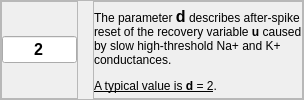
                        <widget class="QFrame" name="d_Izhik_frame">
                         <property name="frameShape">
                          <enum>QFrame::StyledPanel</enum>
                         </property>
                         <property name="frameShadow">
                          <enum>QFrame::Raised</enum>
                         </property>
                         <layout class="QHBoxLayout" name="horizontalLayout_27">
                          <property name="spacing">
                           <number>15</number>
                          </property>
                          <property name="leftMargin">
                           <number>0</number>
                          </property>
                          <property name="topMargin">
                           <number>0</number>
                          </property>
                          <property name="rightMargin">
                           <number>0</number>
                          </property>
                          <property name="bottomMargin">
                           <number>0</number>
                          </property>
                          <item alignment="Qt::AlignLeft">
                           <widget class="QFrame" name="d_value_frame">
                            <property name="frameShape">
                             <enum>QFrame::StyledPanel</enum>
                            </property>
                            <property name="frameShadow">
                             <enum>QFrame::Raised</enum>
                            </property>
                            <layout class="QHBoxLayout" name="horizontalLayout_28">
                             <property name="spacing">
                              <number>0</number>
                             </property>
                             <property name="leftMargin">
                              <number>0</number>
                             </property>
                             <property name="topMargin">
                              <number>0</number>
                             </property>
                             <property name="rightMargin">
                              <number>0</number>
                             </property>
                             <property name="bottomMargin">
                              <number>0</number>
                             </property>
                             <item>
                              <widget class="QLineEdit" name="d_value">
                               <property name="sizePolicy">
                                <sizepolicy hsizetype="Fixed" vsizetype="Fixed">
                                 <horstretch>0</horstretch>
                                 <verstretch>0</verstretch>
                                </sizepolicy>
                               </property>
                               <property name="minimumSize">
                                <size>
                                 <width>75</width>
                                 <height>0</height>
                                </size>
                               </property>
                               <property name="maximumSize">
                                <size>
                                 <width>75</width>
                                 <height>16777215</height>
                                </size>
                               </property>
                               <property name="font">
                                <font>
                                 <pointsize>12</pointsize>
                                 <weight>75</weight>
                                 <bold>true</bold>
                                </font>
                               </property>
                               <property name="styleSheet">
                                <string notr="true"/>
                               </property>
                               <property name="text">
                                <string>2</string>
                               </property>
                               <property name="alignment">
                                <set>Qt::AlignCenter</set>
                               </property>
                              </widget>
                             </item>
                            </layout>
                           </widget>
                          </item>
                          <item>
                           <widget class="QFrame" name="d_text_frame">
                            <property name="frameShape">
                             <enum>QFrame::StyledPanel</enum>
                            </property>
                            <property name="frameShadow">
                             <enum>QFrame::Raised</enum>
                            </property>
                            <layout class="QHBoxLayout" name="horizontalLayout_29">
                             <property name="spacing">
                              <number>0</number>
                             </property>
                             <property name="leftMargin">
                              <number>0</number>
                             </property>
                             <property name="topMargin">
                              <number>0</number>
                             </property>
                             <property name="rightMargin">
                              <number>0</number>
                             </property>
                             <property name="bottomMargin">
                              <number>0</number>
                             </property>
                             <item>
                              <widget class="QLabel" name="d_text">
                               <property name="sizePolicy">
                                <sizepolicy hsizetype="Expanding" vsizetype="Preferred">
                                 <horstretch>0</horstretch>
                                 <verstretch>0</verstretch>
                                </sizepolicy>
                               </property>
                               <property name="text">
                                <string>&lt;html&gt;&lt;head/&gt;&lt;body&gt;&lt;p&gt;&lt;span style=&quot; font-size:9pt;&quot;&gt;The parameter &lt;/span&gt;&lt;span style=&quot; font-size:12pt; font-weight:600;&quot;&gt;d&lt;/span&gt;&lt;span style=&quot; font-size:9pt;&quot;&gt; describes after-spike reset of the recovery variable &lt;/span&gt;&lt;span style=&quot; font-size:9pt; font-weight:600;&quot;&gt;u&lt;/span&gt;&lt;span style=&quot; font-size:9pt;&quot;&gt; caused by slow high-threshold Na+ and K+ conductances.&lt;/span&gt;&lt;/p&gt;&lt;p&gt;&lt;span style=&quot; font-size:9pt; text-decoration: underline;&quot;&gt;A typical value is &lt;/span&gt;&lt;span style=&quot; font-size:9pt; font-weight:600; text-decoration: underline;&quot;&gt;d&lt;/span&gt;&lt;span style=&quot; font-size:9pt; text-decoration: underline;&quot;&gt; = 2&lt;/span&gt;&lt;span style=&quot; font-size:9pt;&quot;&gt;.&lt;/span&gt;&lt;/p&gt;&lt;/body&gt;&lt;/html&gt;</string>
                               </property>
                               <property name="wordWrap">
                                <bool>true</bool>
                               </property>
                              </widget>
                             </item>
                            </layout>
                           </widget>
                          </item>
                         </layout>
                        </widget>
